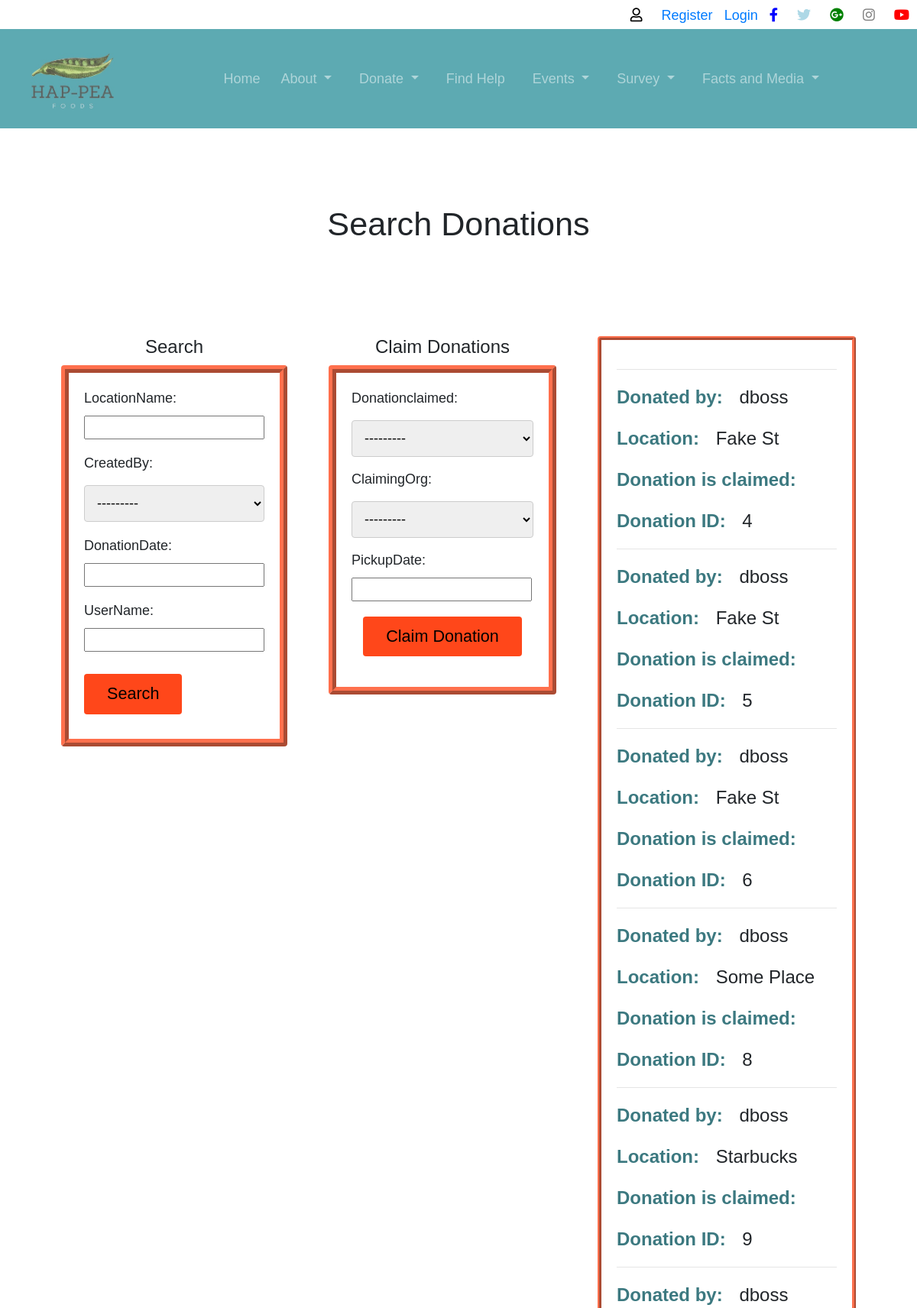
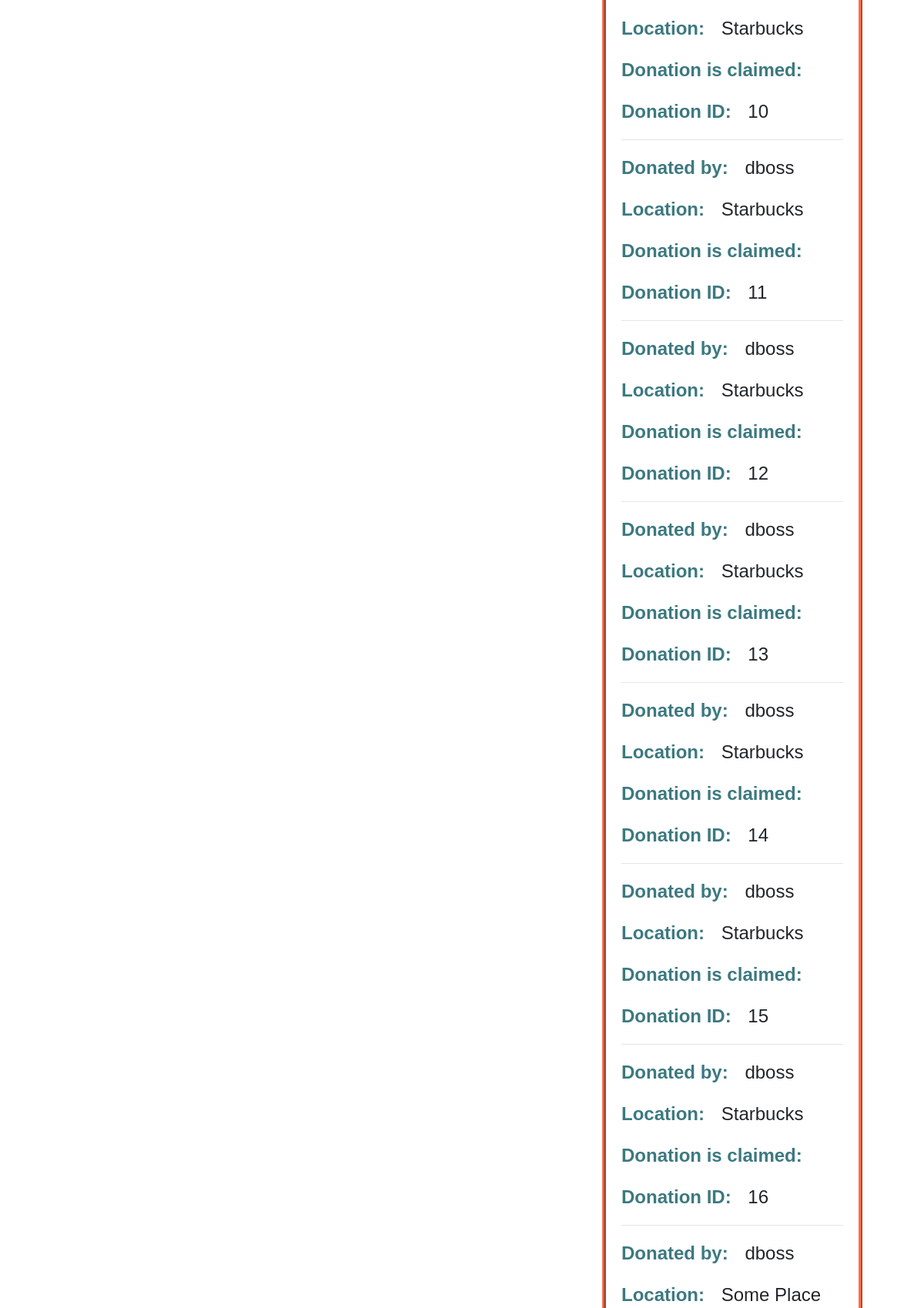
Page /donate/search/ (upper part) on the committed database (2 pictures, top to bottom).
### donations/models.py (models this page shows)
class Donation(models.Model):
    userName = models.CharField(max_length=25,)
    donationDate = models.DateField()
    locationName = models.CharField(max_length=25,)
    createdBy = models.ForeignKey(User, default=None, on_delete=models.CASCADE)
    def __str__(self):
        return 'Claimed by: {}'.format(self.userName)

### donations/views.py (the view)
def search(request):
    if request.method == 'POST':
        form = forms.ClaimedDonation(request.POST)
        if form.is_valid():
            instance = form.save(commit=False)
            instance.contact = request.user
            instance.save()
            pk = instance.pk
            return redirect('home')
    else:
        donation_list = Donation.objects.filter(claimeddonation = None)
        donation_filter = DonationFilter(request.GET, queryset=donation_list)
        form = forms.ClaimedDonation()
        return render(request, 'donations/donations_list.html', {'filter': donation_filter, 'form':form})

### donations/forms.py (shortened to what this page needs)
class ClaimedDonation(forms.ModelForm):
    donation_list = Donation.objects.filter(claimeddonation = None)
    donationClaimed = forms.ModelChoiceField(queryset=donation_list)
    class Meta:
        model = models.ClaimedDonation
        fields = ['donationClaimed', 'claimingOrg', 'pickupDate',]

### donations/templates/donations/donations_list.html (shortened to what this page needs)
{% extends 'base_layout.html' %}
{% block content %}
  <div class="d-container">
    <h1 class="d-h1">Search Donations</h1>
    <div class="d-row">
      <div class="d-col">
        <h2 class="d-title">Search</h2>
        <form class="search-form" method="get">
          {{ filter.form.as_p }}
          <button type="submit">Search</button>
        </form>
      </div>
      <div class="d-col">
        <h2 class="d-title">Claim Donations</h2>
        <form class="claims-form" method="post">
          {{form}}
        <input type="submit" value="Claim Donation">
      </div>
      <div class="d-col">
        <div class="filter">
          <ul class="d-list">
          {% for donation in filter.qs %}
            <hr>
            <p><span>Donated by:</span> {{ donation.createdBy }}</p>
            <p><span>Location:</span> {{ donation.locationName }}</p>
            <p><span>Donation is claimed:</span> {{donation.claimed}}</p>
            <p><span>Donation ID:</span> {{donation.pk}}</p>
          {% endfor %}
          </ul>
        </div>
      </div>
    </div>
  </div>
{% endblock %}

### static/css/style.css (style rules this page uses)
* { margin: 0; padding:0; outline: none; font-family: Arial, Helvetica, sans-serif; font-size: 18px; }
.wrapper_container h1 { text align: center; margin: 100px auto; font-size: 2.4em; }
.contact_form input[type=text], select, textarea { width: 100%; padding: 12px; border: 1px solid #ccc; border-radius: 4px; box-sizing: border-box; margin-top: 6px; margin-bottom: 16px; resize: vertical }
.d-container { width: 100%; margin: 0 auto; }
.d-h1 { text-align: center; }
.d-row { display: flex; justify-content: space-between; }
.d-col { padding: 20px; }
.d-title { font-size: 24px; text-align: center; }
.search-form { border: 10px solid #ff704d; border-style: ridge; border-radius: 4px; padding: 20px; }
.search-form input, .search-form select, .search-form textarea { display: block; margin: 5% padding: 5px; }
.search-form button[type="submit"] { background: #FF471a; border: 0; color: #000; font-size: 1.2em; border-radius: 4px; align-items: center; margin: 5% auto; padding: 10px 30px; }
.claims-form { border: 10px solid #ff704d; border-style: ridge; border-radius: 4px; padding: 20px; }
.claims-form input, .claims-form select, .claims-form textarea { display: block; margin: 5% padding: 5px; }
.claims-form input[type="submit"] { background: #FF471a; border: 0; color: #000; font-size: 1.2em; border-radius: 4px; align-items: center; margin: 20px auto; padding: 10px 30px; }
.filter { border: 5px solid #ff704d; border-style: ridge; border-radius: 4px; margin: auto; }
.d-list { padding: 20px; margin: 0; }
.d-list span { font-weight: bold; color: #3C7980; padding-right: 15px; font-size: 24px; }
.d-list p { font-size: 24px; }
html, body { height: 100%; margin: 0; padding: 0; }

### rows in the picture
Donation: createdBy "dboss", locationName "Fake St", pk "4"
Donation: createdBy "dboss", locationName "Fake St", pk "5"
Donation: createdBy "dboss", locationName "Fake St", pk "6"
Donation: createdBy "dboss", locationName "Some Place", pk "8"
Donation: createdBy "dboss", locationName "Starbucks", pk "9"
Donation: createdBy "dboss", locationName "Starbucks", pk "10"
Donation: createdBy "dboss", locationName "Starbucks", pk "11"
Donation: createdBy "dboss", locationName "Starbucks", pk "12"
Donation: createdBy "dboss", locationName "Starbucks", pk "13"
Donation: createdBy "dboss", locationName "Starbucks", pk "14"
Donation: createdBy "dboss", locationName "Starbucks", pk "15"
Donation: createdBy "dboss", locationName "Starbucks", pk "16"
Donation: createdBy "dboss", locationName "Some Place"
